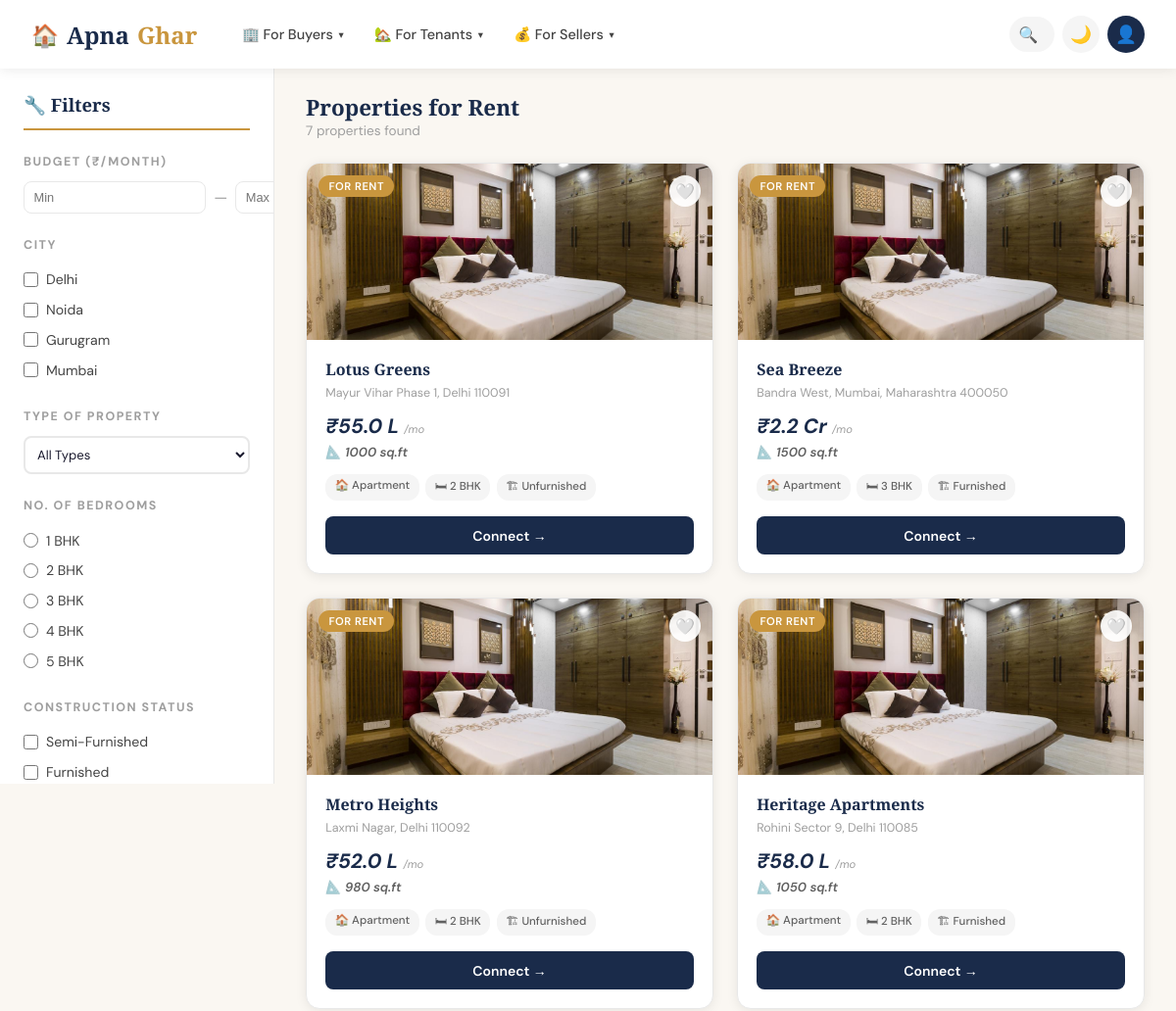
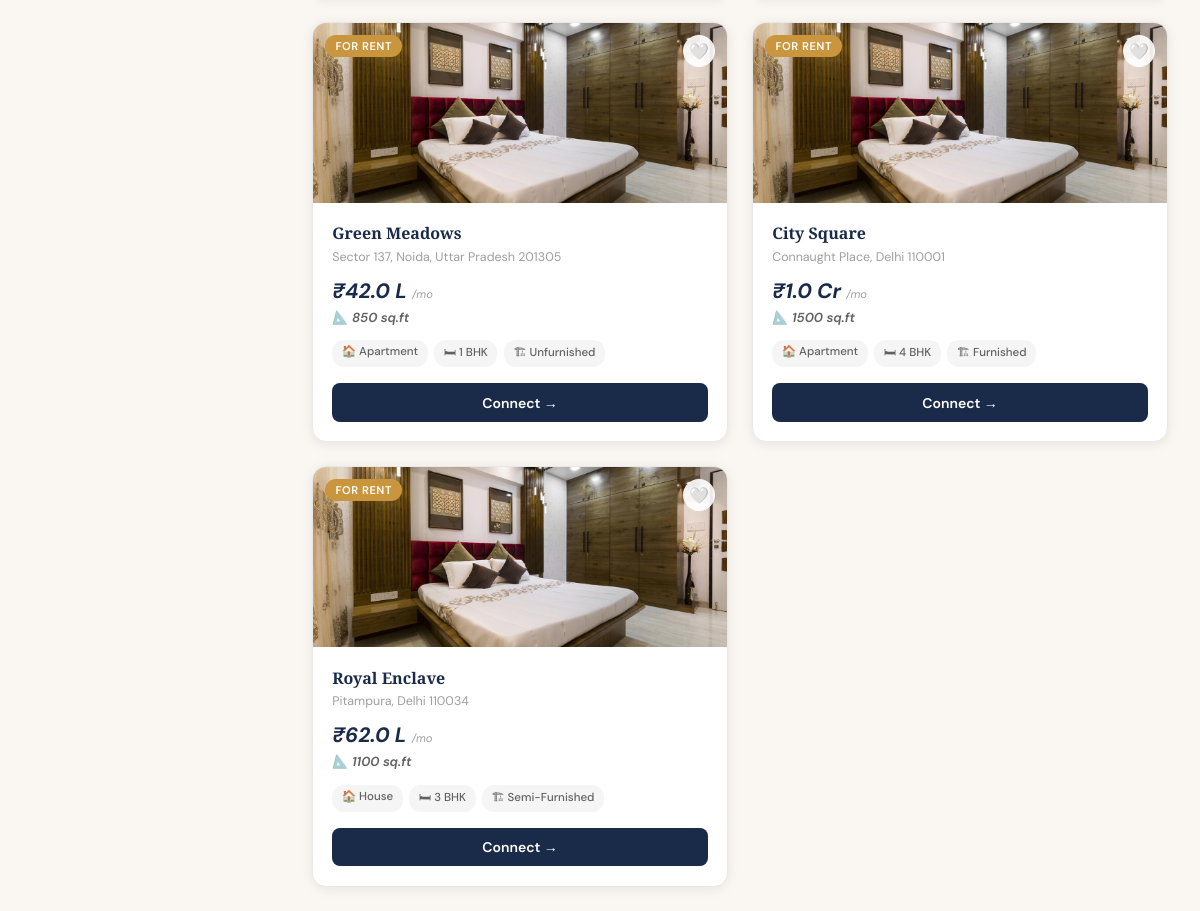
Screenshot of /tproperty with the database file from the repository (2 pictures, top to bottom).
### tables this page shows
CREATE TABLE propertyTable (
            propertyID   INTEGER PRIMARY KEY AUTOINCREMENT,
            Society      TEXT,
            Address      TEXT,
            City         TEXT,
            Price        INTEGER,
            Area         INTEGER,
            Type         TEXT,
            Bedrooms     INTEGER,
            Status       TEXT,
            Purpose      TEXT
        );

### app.py (the view)
@app.route('/tproperty')
def tproperty():
    conn = get_db()
    c = conn.cursor()
    city      = request.args.getlist('city')
    status    = request.args.getlist('status')
    prop_type = request.args.get('type', '')
    bedrooms  = request.args.get('bedrooms', '')
    min_price = request.args.get('min_price', 0, type=int)
    max_price = request.args.get('max_price', 999999999, type=int)
    query  = "SELECT * FROM propertyTable WHERE Purpose = 'Rent'"
    params = []
    if city:
        query += f" AND City IN ({','.join(['?']*len(city))})"
        params.extend(city)
    if prop_type:
        query += " AND Type = ?"
        params.append(prop_type)
    if bedrooms:
        query += " AND Bedrooms = ?"
        params.append(int(bedrooms))
    if status:
        query += f" AND Status IN ({','.join(['?']*len(status))})"
        params.extend(status)
    if min_price:
        query += " AND Price >= ?"
        params.append(min_price)
    if max_price < 999999999:
        query += " AND Price <= ?"
        params.append(max_price)
    c.execute(query, params)
    properties = c.fetchall()
    c.execute("SELECT DISTINCT Type FROM propertyTable")
    types = [r[0] for r in c.fetchall()]
    c.execute("SELECT DISTINCT Status FROM propertyTable")
    statuses = [r[0] for r in c.fetchall()]
    conn.close()
    props_list = []
    for p in properties:
        d = dict(p)
        d['formatted_price'] = format_price(d['Price'])
        props_list.append(d)
    return render_template('tproperty.html',
                           properties=props_list,
                           types=types,
                           statuses=statuses,
                           selected_cities=city,
                           selected_type=prop_type,
                           selected_bedrooms=bedrooms,
                           selected_statuses=status,
                           min_price=min_price,
                           max_price=max_price if max_price < 999999999 else 0,
                           user=session.get('user'))

### app.py (called while the page is built)
def get_db():
    conn = sqlite3.connect(DB_PATH)
    conn.row_factory = sqlite3.Row  # Returns rows as dictionaries
    return conn

def format_price(price):
    if price >= 10000000:
        return f"₹{price/10000000:.1f} Cr"
    elif price >= 100000:
        return f"₹{price/100000:.1f} L"
    return f"₹{price:,}"

### templates/tproperty.html (shortened to what this page needs)
{% extends "base.html" %}
{% block content %}
<div class="property-page page-enter">
  <aside class="filter-sidebar">
    <h2>🔧 Filters</h2>
    <form id="filterForm" method="GET" action="/tproperty">
      <div class="filter-section">
        <div class="filter-label">Budget (₹/month)</div>
        <div class="price-range">
          <input type="number" name="min_price" class="price-input"
                 placeholder="Min" value="{{ min_price if min_price else '' }}">
          <span style="color:var(--gray-400);">—</span>
          <input type="number" name="max_price" class="price-input"
                 placeholder="Max" value="{{ max_price if max_price else '' }}">
        </div>
      </div>
      <div class="filter-section">
        <div class="filter-label">City</div>
        {% for c in ['Delhi', 'Noida', 'Gurugram', 'Mumbai'] %}
        <label class="filter-option">
          <input type="checkbox" name="city" value="{{ c }}"
                 onchange="document.getElementById('filterForm').submit()">
          {{ c }}
        </label>
        {% endfor %}
      </div>
      <div class="filter-section">
        <div class="filter-label">Type of Property</div>
        <select name="type" class="form-select"
                style="font-size:0.82rem;padding:0.5rem;"
                onchange="document.getElementById('filterForm').submit()">
          <option value="">All Types</option>
        </select>
      </div>
      <div class="filter-section">
        <div class="filter-label">No. of Bedrooms</div>
        {% for b in [1, 2, 3, 4, 5] %}
        <label class="filter-option">
          <input type="radio" name="bedrooms" value="{{ b }}"
                 onchange="document.getElementById('filterForm').submit()">
          {{ b }} BHK
        </label>
        {% endfor %}
      </div>
      <div class="filter-section">
        <div class="filter-label">Construction Status</div>
        {% for s in statuses %}
        <label class="filter-option">
          <input type="checkbox" name="status" value="{{ s }}"
                 onchange="document.getElementById('filterForm').submit()">
          {{ s }}
        </label>
        {% endfor %}
      </div>
    </form>
  </aside>
  <main class="property-main">
    <div class="property-main-header">
      <div>
        <h1>Properties for Rent</h1>
        <p class="result-count">{{ properties|length }} properties found</p>
      </div>
    </div>
    {% if properties %}
    <div class="property-grid">
      {% for p in properties %}
      <div class="property-card" style="animation-delay: {{ loop.index0 * 0.08 }}s">
        <div class="property-card-img">
          <img src="{{ url_for('static', filename='images/house/pic1.jpg') }}"
               alt="{{ p.Society }}"
               onerror="this.src='https://images.unsplash.com/photo-1493809842364-78817add7ffb?w=400&h=200&fit=crop'">
          <span class="property-badge rent">For Rent</span>
          <button class="shortlist-btn" data-id="{{ p.propertyID }}" title="Shortlist">🤍</button>
        </div>
        <div class="property-card-body">
          <div class="property-society">{{ p.Society }}</div>
          <div class="property-address">{{ p.Address }}</div>
          <div class="property-price">
            {{ p.formatted_price }}
            <span style="font-size:0.7rem;font-weight:400;color:var(--gray-400);"> /mo</span>
          </div>
          <div class="property-area">📐 {{ p.Area }} sq.ft</div>
          <div class="property-tags">
            <span class="property-tag">🏠 {{ p.Type }}</span>
            <span class="property-tag">🛏 {{ p.Bedrooms }} BHK</span>
            <span class="property-tag">🏗 {{ p.Status }}</span>
          </div>
          <button class="connect-btn" onclick="handleConnect('{{ p.Society }}')">Connect →</button>
        </div>
      </div>
      {% endfor %}
    </div>
    {% else %}
    <div class="no-results">
      <div class="icon">🏚️</div>
      <h3>No rental properties found</h3>
      <p>Try adjusting your filters to see more results</p>
    </div>
    {% endif %}
  </main>
</div>
{% endblock %}

### templates/base.html (shortened to what this page needs)
<!DOCTYPE html>
<html lang="en">
<head>
  <link rel="stylesheet" href="{{ url_for('static', filename='css/style.css') }}">
</head>
<body>
<nav class="navbar">
  <a href="/" class="nav-brand">
    <span class="nav-brand-icon">🏠</span>
    Apna<span>Ghar</span>
  </a>
  <ul class="nav-links" id="navLinks">
    <li class="nav-item">
      <a class="nav-link" href="#">
        🏢 For Buyers <span class="arrow">▾</span>
      </a>
    </li>
    <li class="nav-item">
      <a class="nav-link" href="#">
        🏡 For Tenants <span class="arrow">▾</span>
      </a>
    </li>
    <li class="nav-item">
      <a class="nav-link" href="#">
        💰 For Sellers <span class="arrow">▾</span>
      </a>
    </li>
  </ul>
  <div class="nav-search">
    <input type="text" id="searchInput" class="search-input" placeholder="Search city...">
    <span class="search-icon">🔍</span>
  </div>
  <button class="theme-toggle" id="themeToggle" aria-label="Toggle theme">🌙</button>
  <div class="nav-profile">
    <button class="profile-btn" aria-label="Profile">
      {% if user %}
        {{ user.name[0].upper() }}
      {% else %}
        👤
      {% endif %}
    </button>
  </div>
</nav>
{% block content %}{% endblock %}
</body>
</html>

### rows the page displays
propertyTable: Society "Lotus Greens", Address "Mayur Vihar Phase 1, Delhi 110091", formatted_price "₹55.0 L", Area "1000", Type "Apartment", Bedrooms "2", Status "Unfurnished"
propertyTable: Society "Sea Breeze", Address "Bandra West, Mumbai, Maharashtra 400050", formatted_price "₹2.2 Cr", Area "1500", Type "Apartment", Bedrooms "3", Status "Furnished"
propertyTable: Society "Metro Heights", Address "Laxmi Nagar, Delhi 110092", formatted_price "₹52.0 L", Area "980", Type "Apartment", Bedrooms "2", Status "Unfurnished"
propertyTable: Society "Heritage Apartments", Address "Rohini Sector 9, Delhi 110085", formatted_price "₹58.0 L", Area "1050", Type "Apartment", Bedrooms "2", Status "Furnished"
propertyTable: Society "Green Meadows", Address "Sector 137, Noida, Uttar Pradesh 201305", formatted_price "₹42.0 L", Area "850", Type "Apartment", Bedrooms "1", Status "Unfurnished"
propertyTable: Society "City Square", Address "Connaught Place, Delhi 110001", formatted_price "₹1.0 Cr", Area "1500", Type "Apartment", Bedrooms "4", Status "Furnished"
propertyTable: Society "Royal Enclave", Address "Pitampura, Delhi 110034", formatted_price "₹62.0 L", Area "1100", Type "House", Bedrooms "3", Status "Semi-Furnished"

### other values shown
{{ c }} "Delhi" "Noida" "Gurugram" "Mumbai"
{{ b }} "1" "2" "3" "4" "5"
{{ s }} "Semi-Furnished" "Furnished"
{{ properties|length }} "7"
